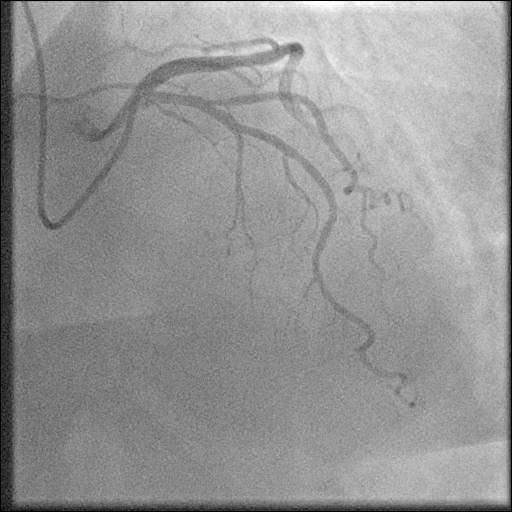
#> input picture data/processed/stenosis/train/images/131.png, 512 x 512 px; its folder holds only this picture in this run
$ python analyze_intensity_quantization.py
#> lines starting #> are read from the running program, lines starting #| are printed output that depends on the picture

import json
import csv
from pathlib import Path
from collections import Counter

import cv2
import numpy as np
import matplotlib.pyplot as plt


# ============================================================
# PATHS AND CONFIGURATION
# ============================================================

PROJECT_ROOT = Path(__file__).resolve().parents[3]
BACKEND_ROOT = PROJECT_ROOT / "backend"

DATASET_ROOT = (
    BACKEND_ROOT
    / "app"
    / "data"
    / "arcade"
    / "arcade"
    / "arcade"
    / "stenosis"
)

OUTPUT_DIR = (
    BACKEND_ROOT
    / "results"
    / "intensity_quantization_analysis"
)

PLOT_DIR = OUTPUT_DIR / "plots"

OUTPUT_DIR.mkdir(parents=True, exist_ok=True)
PLOT_DIR.mkdir(parents=True, exist_ok=True)

SPLITS = ["train", "val", "test"]

IMAGE_EXTENSIONS = {
    ".png", ".jpg", ".jpeg", ".bmp", ".tif", ".tiff"
}


# ============================================================
# IMAGE DISCOVERY
# ============================================================

def get_image_paths(split):

    split_dir = DATASET_ROOT / split
    image_dir = split_dir / "images"

    if not image_dir.exists():
        image_dir = split_dir

    return sorted([
        path for path in image_dir.iterdir()
        if path.is_file()
        and path.suffix.lower() in IMAGE_EXTENSIONS
    ])


# ============================================================
# IMAGE ANALYSIS
# ============================================================

def analyze_image(image_path):

    image = cv2.imread(
        str(image_path),
        cv2.IMREAD_UNCHANGED
    )

    if image is None:
        return None

    original_dtype = str(image.dtype)

    original_bit_depth = image.dtype.itemsize * 8

    if image.ndim == 2:
        grayscale = image

    elif image.ndim == 3:

        if image.shape[2] == 4:
            grayscale = cv2.cvtColor(
                image,
                cv2.COLOR_BGRA2GRAY
            )
        else:
            grayscale = cv2.cvtColor(
                image,
                cv2.COLOR_BGR2GRAY
            )

    else:
        return None

    height, width = grayscale.shape

    unique_values = np.unique(grayscale)

    unique_count = len(unique_values)

    minimum = int(np.min(grayscale))
    maximum = int(np.max(grayscale))

    # Calculate intensity gaps
    gaps = np.diff(unique_values)

    missing_levels = (
        max(0, maximum - minimum + 1 - unique_count)
    )

    mean_intensity = float(np.mean(grayscale))

    std_intensity = float(np.std(grayscale))

    total_pixels = grayscale.size

    minimum_percentage = float(
        np.mean(grayscale == minimum) * 100
    )

    maximum_percentage = float(
        np.mean(grayscale == maximum) * 100
    )

    # Most frequent pixel values
    counts = np.bincount(
        grayscale.astype(np.int64).ravel()
    )

    top_indices = np.argsort(counts)[-5:][::-1]

    top_values = [
        {
            "intensity": int(value),
            "count": int(counts[value]),
            "percentage": round(
                counts[value] / total_pixels * 100, 4
            )
        }
        for value in top_indices
        if counts[value] > 0
    ]

    return {
        "image": image_path.name,
        "width": width,
        "height": height,
        "dtype": original_dtype,
        "original_bit_depth": original_bit_depth,
        "unique_intensity_levels": int(unique_count),
        "minimum_intensity": minimum,
        "maximum_intensity": maximum,
        "missing_intensity_levels": int(missing_levels),
        "largest_intensity_gap": int(
            np.max(gaps) if len(gaps) else 0
        ),
        "mean_intensity": round(mean_intensity, 4),
        "std_intensity": round(std_intensity, 4),
        "minimum_pixel_percentage": round(
            minimum_percentage, 4
        ),
        "maximum_pixel_percentage": round(
            maximum_percentage, 4
        ),
        "top_pixel_values": top_values
    }


# ============================================================
# SPLIT ANALYSIS
# ============================================================

def analyze_split(split):

    image_paths = get_image_paths(split)

    print(f"\nAnalyzing {split.upper()}")
    print(f"Images found: {len(image_paths)}")

    records = []
    failed_images = []

    for index, image_path in enumerate(image_paths, start=1):

        result = analyze_image(image_path)

        if result is None:
            failed_images.append(image_path.name)
            continue

        result["split"] = split

        records.append(result)

        if index % 100 == 0:
            print(
                f"Processed {index}/{len(image_paths)}"
            )

    return records, failed_images


# ============================================================
# SUMMARY STATISTICS
# ============================================================

def calculate_summary(records):

    if not records:
        return {"image_count": 0}

    unique_levels = np.array([
        r["unique_intensity_levels"] for r in records
    ])

    means = np.array([
        r["mean_intensity"] for r in records
    ])

    stds = np.array([
        r["std_intensity"] for r in records
    ])

    bit_depths = Counter(
        r["original_bit_depth"] for r in records
    )

    dtypes = Counter(
        r["dtype"] for r in records
    )

    dimensions = Counter(
        f"{r['width']}x{r['height']}" for r in records
    )

    return {
        "image_count": len(records),
        "bit_depth_distribution": dict(bit_depths),
        "dtype_distribution": dict(dtypes),
        "dimension_distribution": dict(dimensions),
        "unique_levels": {
            "mean": round(float(np.mean(unique_levels)), 3),
            "median": round(float(np.median(unique_levels)), 3),
            "minimum": int(np.min(unique_levels)),
            "maximum": int(np.max(unique_levels))
        },
        "mean_intensity": {
            "mean": round(float(np.mean(means)), 4),
            "median": round(float(np.median(means)), 4)
        },
        "intensity_std": {
            "mean": round(float(np.mean(stds)), 4),
            "median": round(float(np.median(stds)), 4)
        },
        "images_with_fewer_than_100_levels": int(
            np.sum(unique_levels < 100)
        ),
        "images_with_fewer_than_200_levels": int(
            np.sum(unique_levels < 200)
        )
    }


# ============================================================
# SAVE IMAGE-LEVEL CSV
# ============================================================

def save_csv(records):

    csv_path = OUTPUT_DIR / "quantization_records.csv"

    fields = [
        "image",
        "split",
        "width",
        "height",
        "dtype",
        "original_bit_depth",
        "unique_intensity_levels",
        "minimum_intensity",
        "maximum_intensity",
        "missing_intensity_levels",
        "largest_intensity_gap",
        "mean_intensity",
        "std_intensity",
        "minimum_pixel_percentage",
        "maximum_pixel_percentage"
    ]

    with open(csv_path, "w", newline="") as file:

        writer = csv.DictWriter(
            file,
            fieldnames=fields
        )

        writer.writeheader()

        for record in records:
            writer.writerow({
                key: record[key] for key in fields
            })

    print(f"\nCSV saved: {csv_path}")


# ============================================================
# PLOT UNIQUE INTENSITY LEVELS
# ============================================================

def plot_unique_levels(records):

    data = []

    for split in SPLITS:

        values = [
            r["unique_intensity_levels"]
            for r in records
            if r["split"] == split
        ]

        data.append(values)

    plt.figure(figsize=(9, 5))

    plt.boxplot(
        data,
        tick_labels=["Train", "Validation", "Test"],
        showmeans=True
    )

    plt.title("Unique Grayscale Intensity Levels")
    plt.ylabel("Number of Unique Intensity Values")
    plt.grid(axis="y", alpha=0.25)
    plt.tight_layout()

    plt.savefig(
        PLOT_DIR / "unique_intensity_levels.png",
        dpi=160
    )

    plt.close()


# ============================================================
# PLOT BIT-DEPTH DISTRIBUTION
# ============================================================

def plot_bit_depth(summary):

    splits = list(summary.keys())

    bit_depths = sorted({
        str(bit_depth)
        for split in splits
        for bit_depth in summary[split].get(
            "bit_depth_distribution", {}
        )
    })

    x = np.arange(len(splits))
    width = 0.25

    plt.figure(figsize=(8, 5))

    for index, bit_depth in enumerate(bit_depths):

        counts = [
            summary[split]["bit_depth_distribution"].get(
                bit_depth, 0
            )
            for split in splits
        ]

        plt.bar(
            x + index * width,
            counts,
            width,
            label=f"{bit_depth}-bit"
        )

    plt.xticks(
        x + width * max(0, len(bit_depths) - 1) / 2,
        [s.upper() for s in splits]
    )

    plt.title("Image Bit-Depth Distribution")
    plt.ylabel("Number of Images")
    plt.legend()
    plt.grid(axis="y", alpha=0.25)
    plt.tight_layout()

    plt.savefig(
        PLOT_DIR / "bit_depth_distribution.png",
        dpi=160
    )

    plt.close()


# ============================================================
# MAIN
# ============================================================

def main():

    print("=" * 60)
    print("IMAGE INTENSITY QUANTIZATION ANALYSIS")
    print("=" * 60)

    if not DATASET_ROOT.exists():
        raise FileNotFoundError(
            f"Dataset not found: {DATASET_ROOT}"
        )

    all_records = []
    failed_report = {}
    summaries = {}

    for split in SPLITS:

        records, failed = analyze_split(split)
#> in analyze_image, image is the input picture: shape (512, 512); min 0, max 255, mean 148.2
#> in analyze_image, `unique_values = np.unique(grayscale)`: unique_values = 254 values from 0 to 255
#> in analyze_image, `unique_count = len(unique_values)`: unique_count = 254
#> in analyze_image, `minimum = int(np.min(grayscale))`: minimum = 0
#> in analyze_image, `maximum = int(np.max(grayscale))`: maximum = 255
#> in analyze_image, `gaps = np.diff(unique_values)`: gaps = 253 values, max 3 at index 16, min 1 at index 0, mean 1.01
#> in analyze_image, `missing_levels = ( max(0, maximum - minimum + 1 - unique_count) )`: missing_levels = 2
#> in analyze_image, `mean_intensity = float(np.mean(grayscale))`: mean_intensity = 148.2
#> in analyze_image, `std_intensity = float(np.std(grayscale))`: std_intensity = 34.29
#> in analyze_image, `minimum_percentage = float( np.mean(grayscale == minimum) * 100 )`: minimum_percentage = 0.441
#> in analyze_image, `maximum_percentage = float( np.mean(grayscale == maximum) * 100 )`: maximum_percentage = 0.0217
#> in analyze_image, `counts = np.bincount( grayscale.astype(np.int64).ravel() )`: counts = 256 values, max 4564 at index 132, min 0 at index 17, mean 1024
#> in analyze_image, `top_indices = np.argsort(counts)[-5:][::-1]`: top_indices = [132, 133, 134, 136, 131]
#> in analyze_image, `top_values = [ { "intensity": int(value), "count": int(counts[value]),..`: top_values = 5 items
#> in analyze_split, `result = analyze_image(image_path)`: result = 15 items
#> records = 1 item; failed = []

        all_records.extend(records)

        failed_report[split] = failed

        summaries[split] = calculate_summary(records)
#> in calculate_summary, `unique_levels = np.array([ r["unique_intensity_levels"] for r in recor..`: unique_levels = [254]
#> in calculate_summary, `means = np.array([ r["mean_intensity"] for r in records ])`: means = [148.2]
#> in calculate_summary, `stds = np.array([ r["std_intensity"] for r in records ])`: stds = [34.29]
#> in calculate_summary, `bit_depths = Counter( r["original_bit_depth"] for r in records )`: bit_depths = {8: 1}
#> in calculate_summary, `dtypes = Counter( r["dtype"] for r in records )`: dtypes = {'uint8': 1}
#> in calculate_summary, `dimensions = Counter( f"{r['width']}x{r['height']}" for r in records )`: dimensions = {'512x512': 1}

    save_csv(all_records)
#> the loop in save_csv, `for record in records:` made 3 passes

    plot_unique_levels(all_records)
#> after the loop in plot_unique_levels, `for split in SPLITS:`: data = [[254], [254], [254]]
#> in plot_unique_levels, `plt.savefig( PLOT_DIR / "unique_intensity_levels.png", dpi=160 )`:
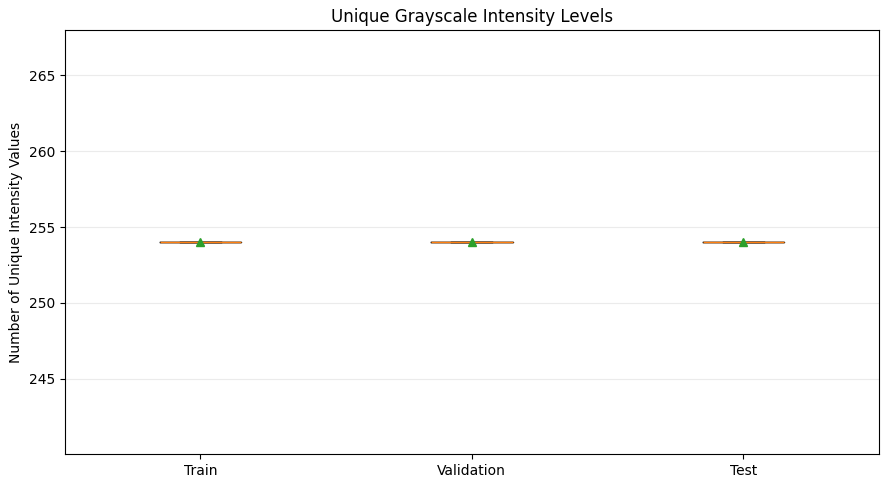
#> figure drawn by matplotlib, 1 panel

    plot_bit_depth(summaries)
#> in plot_bit_depth, `splits = list(summary.keys())`: splits = ['train', 'val', 'test']
#> in plot_bit_depth, `bit_depths = sorted({ str(bit_depth) for split in splits for bit_depth..`: bit_depths = ['8']
#> in plot_bit_depth, `x = np.arange(len(splits))`: x = [0, 1, 2]
#> the loop in plot_bit_depth, `for index, bit_depth in enumerate(bit_depths): ` made 1 pass
#> (bit_depth, counts) on pass 1: ('8', [0, 0, 0])
#> in plot_bit_depth, `plt.savefig( PLOT_DIR / "bit_depth_distribution.png", dpi=160 )`:
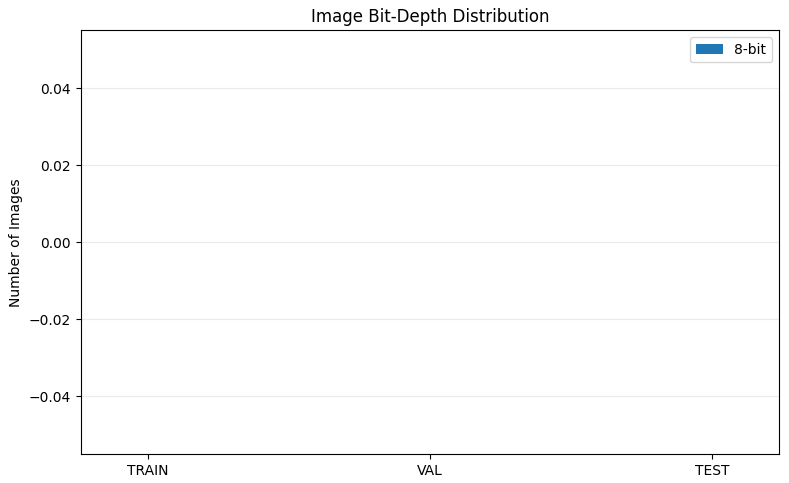
#> figure drawn by matplotlib, 1 panel

    report = {
        "dataset": "ARCADE Stenosis",
        "total_processed_images": len(all_records),
        "total_failed_images": sum(
            len(v) for v in failed_report.values()
        ),
        "split_summaries": summaries,
        "failed_images": failed_report
    }

    json_path = OUTPUT_DIR / "quantization_summary.json"

    with open(json_path, "w") as file:
        json.dump(report, file, indent=4)

    print("\nQUANTIZATION ANALYSIS SUMMARY")
    print("=" * 60)

    for split, summary in summaries.items():

        print(f"\n{split.upper()}")
        print(f"Images: {summary['image_count']}")
        print(
            "Bit depth:",
            summary["bit_depth_distribution"]
        )
        print(
            "Data types:",
            summary["dtype_distribution"]
        )
        print(
            "Unique intensity levels:",
            summary["unique_levels"]
        )
        print(
            "Images with fewer than 100 levels:",
            summary["images_with_fewer_than_100_levels"]
        )
#> this loop made 3 passes
#> (printed output is left out)

    print("\nTotal failed images:", report["total_failed_images"])
#| Total failed images: 0

    print("\nReports saved:")
    print(json_path)
    print(OUTPUT_DIR / "quantization_records.csv")
    print(PLOT_DIR)


if __name__ == "__main__":
    main()
